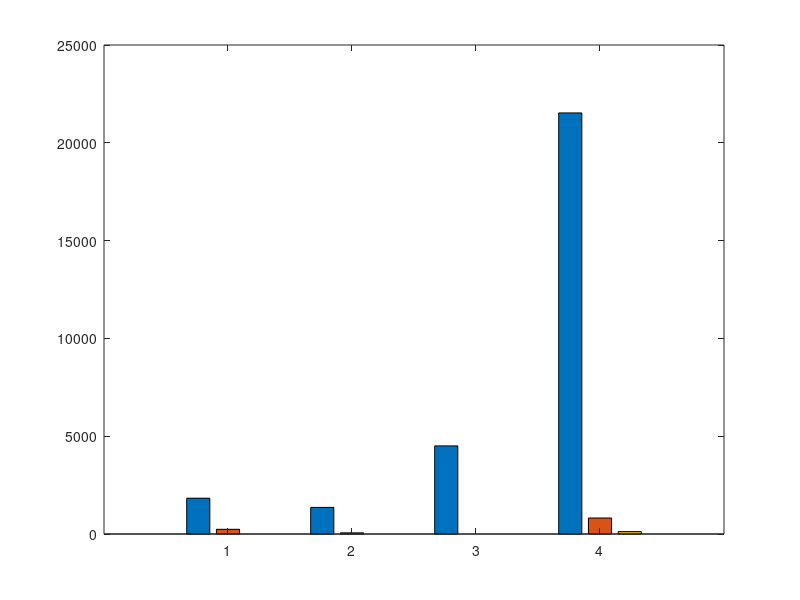

Reproduce this figure in MATLAB. (Note: this script raises an error after producing the figure.)
clear; clc; close all;

% ==========================================
% CONFIGURACIÓN GENERAL
% ==========================================
etiquetas_x    = {'Case 1', 'Case 2', 'Case 3', 'Case 4'};
leyendas_pistas = {'1 Pista', '2 Pistas', '3 Pistas'};
n_casos = 4;

colores = [0.2157 0.4706 0.7490;   % azul
           0.3020 0.6863 0.2902;   % verde
           0.8941 0.1020 0.1098];  % rojo

font_size_label  = 13;
font_size_title  = 14;
font_size_legend = 12;
font_size_tick   = 11;

% Datos
% Datos reales Backtracking Cronológico
n_casos = 4;

matriz_costos = [
    1830.00,   240.00,    0.00;
    1360.00,    60.00,    0.00;
    4505.00,     0.00,    0.00;
   21527.60,   818.20,  122.43
];

matriz_tiempos = [
    0.71,   0.07,   0.002;
    0.26,   0.012,  0.003;
   60.00,   0.002,  0.001;
   60.02,  60.02,  60.02
];

matriz_nodos = [
     22191,   1461,      39;
      8476,    237,      53;
    306779,     87,     131;
    306785, 447495,  397397
];

% 1 = óptimo, 0 = límite alcanzado
estado_optimo = [
    1, 1, 1;
    1, 1, 1;
    0, 1, 1;
    0, 0, 0
];


% ==========================================
% GRÁFICO 1: Costo Total
% ==========================================
figure('Name', 'Costo Total', 'Color', 'w', 'Position', [100 500 700 420]);
b1 = bar(matriz_costos);
for k = 1:3, b1(k).FaceColor = colores(k,:); b1(k).EdgeColor = 'none'; end
ax1 = gca; ax1.Color = 'w'; ax1.XColor = 'k'; ax1.YColor = 'k';
ax1.XTickLabel = etiquetas_x; ax1.YGrid = 'on';
title('Costo Total de Penalizaciones', 'FontSize', font_size_title, 'Color', 'k');

lg1 = legend(leyendas_pistas, 'Location', 'northeast');
lg1.FontSize = font_size_legend;
lg1.TextColor = 'w';         
lg1.Color = [0.2 0.2 0.2];    

% ==========================================
% GRÁFICO 2: Tiempo de CPU
% ==========================================
figure('Name', 'Tiempo de CPU', 'Color', 'w', 'Position', [820 500 700 420]);
b2 = bar(matriz_tiempos);
for k = 1:3, b2(k).FaceColor = colores(k,:); b2(k).EdgeColor = 'none'; end
ax2 = gca; ax2.Color = 'w'; ax2.XColor = 'k'; ax2.YColor = 'k';
ax2.XTickLabel = etiquetas_x; ax2.YGrid = 'on'; ylim([0 68]);
title('Tiempo de CPU por Caso', 'FontSize', font_size_title, 'Color', 'k');

lg2 = legend(leyendas_pistas, 'Location', 'northeast');
lg2.TextColor = 'w';          % <--- TEXTO BLANCO
lg2.Color = [0.2 0.2 0.2];    % <--- FONDO OSCURO
yline(60, 'r--', 'Timeout', 'LineWidth', 1.8, 'Color', [0.8 0 0]);

% ==========================================
% GRÁFICO 3: Nodos Explorados
% ==========================================
figure('Name', 'Nodos Explorados', 'Color', 'w', 'Position', [100 50 700 420]);
b3 = bar(matriz_nodos);
for k = 1:3, b3(k).FaceColor = colores(k,:); b3(k).EdgeColor = 'none'; end
ax3 = gca; ax3.Color = 'w'; ax3.XColor = 'k'; ax3.YColor = 'k';
ax3.YScale = 'log'; ax3.XTickLabel = etiquetas_x; ax3.YGrid = 'on';
title('Nodos Explorados (Log)', 'FontSize', font_size_title, 'Color', 'k');

lg3 = legend(leyendas_pistas, 'Location', 'northeast');
lg3.TextColor = 'w';         
lg3.Color = [0.2 0.2 0.2];   

% ==========================================
% GRÁFICO 4: Reducción Porcentual
% ==========================================
reduccion_1a2 = (matriz_costos(:,1) - matriz_costos(:,2)) ./ max(matriz_costos(:,1), 1) * 100;
reduccion_2a3 = (matriz_costos(:,2) - matriz_costos(:,3)) ./ max(matriz_costos(:,2), 1) * 100;
figura4_data = [reduccion_1a2, reduccion_2a3];
figure('Name', 'Reducción de Costo', 'Color', 'w', 'Position', [820 50 700 420]);
colores_reduc = [0.2157 0.4706 0.7490; 0.8941 0.1020 0.1098];
b4 = bar(figura4_data);
for k = 1:2, b4(k).FaceColor = colores_reduc(k,:); b4(k).EdgeColor = 'none'; end
ax4 = gca; ax4.Color = 'w'; ax4.XColor = 'k'; ax4.YColor = 'k';
ax4.XTickLabel = etiquetas_x; ax4.YGrid = 'on'; ylim([0 115]);
title('Reducción Porcentual de Costo', 'FontSize', font_size_title, 'Color', 'k');

lg4 = legend({'1 -> 2 Pistas', '2 -> 3 Pistas'}, 'Location', 'southeast');
lg4.TextColor = 'w';         
lg4.Color = [0.2 0.2 0.2];   

hold on;
offsets4 = [-0.15, 0.15];
for c = 1:n_casos
    for p = 1:2
        xpos = c + offsets4(p); yval = figura4_data(c,p);
        if yval > 1
            text(xpos, yval + 1.5, sprintf('%.1f%%', yval), 'FontSize', 8, 'FontWeight', 'bold', 'HorizontalAlignment', 'center', 'Color', 'k');
        end
    end
end
hold off;
